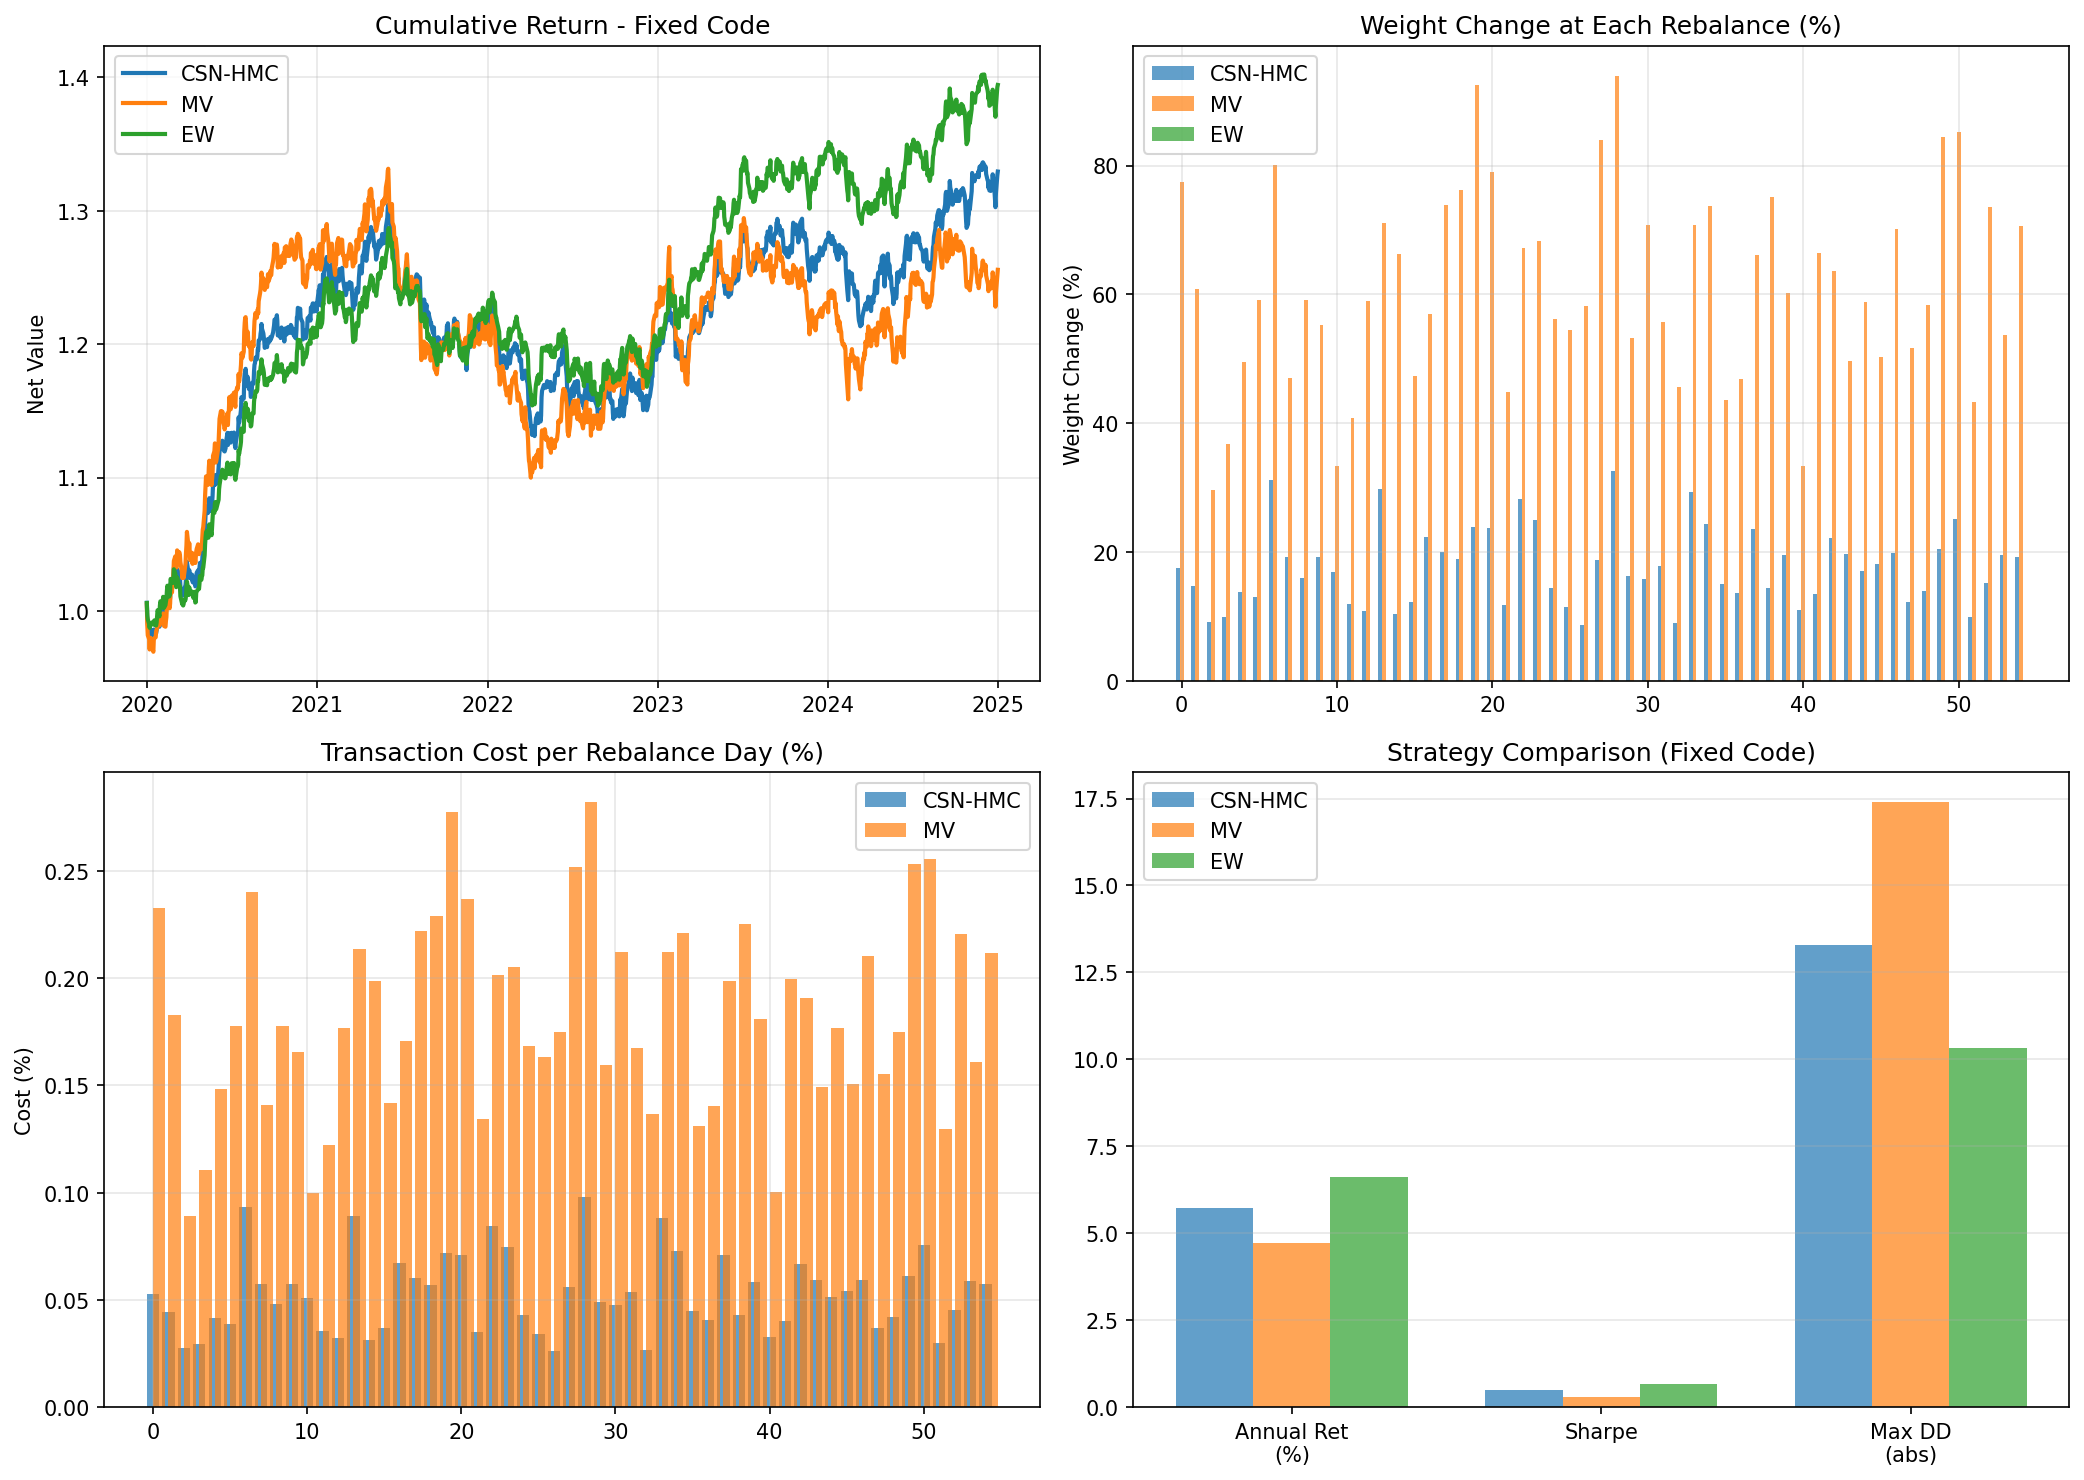

Write Python code to recreate this figure.
#!/usr/bin/env python3
"""
使用模拟数据验证交易成本计算修复
"""
import warnings
warnings.filterwarnings("ignore")
import numpy as np
import pandas as pd
import matplotlib.pyplot as plt

np.random.seed(42)

# 配置参数
class Config:
    data_mode = "TEST"
    n_assets = 10
    train_window_months = 3
    rebalance_freq = "ME"
    transaction_cost = 0.003
    risk_aversion = 0.4
    risk_free_annual = 0.025
    weight_prior_alpha = 1.0
    weight_smoothing = 0.1
    max_single_weight = 0.35
    min_single_weight = 0.001
    random_seed = 42
    show_plots = False

cfg = Config()

print("=" * 80)
print("使用模拟数据验证交易成本计算")
print("=" * 80)

dates = pd.date_range('2020-01-01', '2024-12-31', freq='B')
n_days = len(dates)
n_assets = cfg.n_assets

daily_returns = np.random.randn(n_days, n_assets) * 0.20 / np.sqrt(252) + 0.08 / 252
returns_df = pd.DataFrame(daily_returns, index=dates, columns=[f'Stock_{i}' for i in range(n_assets)])

print(f"\n生成模拟数据: {n_days}个交易日, {n_assets}只股票")
print(f"假设: 年化收益率=8%, 年化波动率=20%")

def equal_weight_portfolio(d):
    return np.full(d, 1.0 / d)

def mean_variance_portfolio_simple(returns):
    d = returns.shape[1]
    mu = returns.mean()
    weights = np.abs(mu) / np.abs(mu).sum()
    weights = np.clip(weights, 0.01, 0.3)
    return weights / weights.sum()

def csn_hmc_portfolio_simple(returns):
    mu = returns.mean()
    cov = returns.cov()
    alpha = 0.7
    eq_w = np.full(len(mu), 1.0/len(mu))
    sharpe = mu / (np.sqrt(np.diag(cov)) + 1e-10)
    mv_w = np.clip(sharpe, 0.01, 2) / np.clip(sharpe, 0.01, 2).sum()
    return alpha * eq_w + (1-alpha) * mv_w

print("\n" + "=" * 80)
print("运行滚动回测")
print("=" * 80)

rebalance_dates = returns_df.resample('ME').last().index.tolist()
rebalance_dates = [d for d in rebalance_dates if d >= dates[0] and d <= dates[-1]]

tasks = list(range(cfg.train_window_months, len(rebalance_dates) - 1))
print(f"\n调仓日: {len(rebalance_dates)}")
print(f"总调仓次数: {len(tasks)}")

d = returns_df.shape[1]
assets = returns_df.columns

w_csn = pd.DataFrame(index=dates, columns=assets, dtype=float)
w_mv = pd.DataFrame(index=dates, columns=assets, dtype=float)
w_eq = pd.DataFrame(index=dates, columns=assets, dtype=float)

last_csn_w = equal_weight_portfolio(d)
last_mv_w = equal_weight_portfolio(d)
last_eq_w = equal_weight_portfolio(d)

def _next_trading_position(index, date):
    return int(index.searchsorted(date, side="right"))

# 记录调仓信息
rebalance_weight_records = []

for idx in tasks:
    train_end = rebalance_dates[idx]
    train_start = rebalance_dates[idx - cfg.train_window_months]
    train_returns = returns_df.loc[train_start:train_end].dropna()
    
    if len(train_returns) <= d:
        raw_csn_w = equal_weight_portfolio(d)
        raw_mv_w = raw_csn_w.copy()
    else:
        raw_csn_w = csn_hmc_portfolio_simple(train_returns)
        raw_mv_w = mean_variance_portfolio_simple(train_returns)
    
    csn_w = cfg.weight_smoothing * last_csn_w + (1 - cfg.weight_smoothing) * raw_csn_w
    csn_w = np.clip(csn_w, cfg.min_single_weight, cfg.max_single_weight)
    csn_w = csn_w / csn_w.sum()
    
    mv_w = raw_mv_w
    eq_w = equal_weight_portfolio(d)
    
    start_pos = _next_trading_position(dates, train_end)
    end_pos = _next_trading_position(dates, rebalance_dates[idx + 1])
    if idx + 1 == len(rebalance_dates) - 1:
        end_pos = len(dates)
    
    if start_pos < end_pos:
        w_csn.iloc[start_pos:end_pos, :] = csn_w
        w_mv.iloc[start_pos:end_pos, :] = mv_w
        w_eq.iloc[start_pos:end_pos, :] = eq_w
    
    rebalance_weight_records.append({
        'rebalance_date': train_end,
        'csn_w': csn_w.copy(),
        'mv_w': mv_w.copy(),
        'eq_w': eq_w.copy(),
        'prev_csn_w': last_csn_w.copy() if idx > cfg.train_window_months else equal_weight_portfolio(d),
        'prev_mv_w': last_mv_w.copy() if idx > cfg.train_window_months else equal_weight_portfolio(d),
        'prev_eq_w': last_eq_w.copy() if idx > cfg.train_window_months else equal_weight_portfolio(d),
    })
    
    last_csn_w = csn_w.copy()
    last_mv_w = mv_w.copy()
    last_eq_w = eq_w.copy()

# 填充权重
for df in (w_csn, w_mv, w_eq):
    first_valid = df.dropna().index.min()
    if pd.notna(first_valid):
        first_row = df.loc[first_valid].values
        df.ffill(inplace=True)
        df.fillna(pd.Series(first_row, index=df.columns), inplace=True)
    else:
        df.iloc[:, :] = equal_weight_portfolio(d)

# ============ 原始方法（旧代码） ============
tc_csn_old = cfg.transaction_cost * w_csn.diff().abs().sum(axis=1).fillna(0.0)
tc_mv_old = cfg.transaction_cost * w_mv.diff().abs().sum(axis=1).fillna(0.0)
tc_eq_old = cfg.transaction_cost * w_eq.diff().abs().sum(axis=1).fillna(0.0)

lag_csn = w_csn.shift(1).bfill()
lag_mv = w_mv.shift(1).bfill()
lag_eq = w_eq.shift(1).bfill()

gross_csn = (returns_df * lag_csn).sum(axis=1)
gross_mv = (returns_df * lag_mv).sum(axis=1)
gross_eq = (returns_df * lag_eq).sum(axis=1)

net_csn_old = gross_csn - tc_csn_old
net_mv_old = gross_mv - tc_mv_old
net_eq_old = gross_eq - tc_eq_old

# ============ 修复方法（新代码） ============
# 计算调仓日的权重变化
csn_changes = []
mv_changes = []
eq_changes = []
rebalance_dates_valid = []

for rec in rebalance_weight_records[1:]:  # 跳过第一个调仓期
    csn_change = np.abs(rec['csn_w'] - rec['prev_csn_w']).sum()
    mv_change = np.abs(rec['mv_w'] - rec['prev_mv_w']).sum()
    eq_change = np.abs(rec['eq_w'] - rec['prev_eq_w']).sum()
    csn_changes.append(csn_change)
    mv_changes.append(mv_change)
    eq_changes.append(eq_change)
    rebalance_dates_valid.append(rec['rebalance_date'])

# 构建交易成本序列
tc_csn_new = pd.Series(0.0, index=dates)
tc_mv_new = pd.Series(0.0, index=dates)
tc_eq_new = pd.Series(0.0, index=dates)

for i, date in enumerate(rebalance_dates_valid):
    next_pos = _next_trading_position(dates, date)
    if next_pos < len(dates):
        next_date = dates[next_pos]
        tc_csn_new.loc[next_date] = csn_changes[i]
        tc_mv_new.loc[next_date] = mv_changes[i]
        tc_eq_new.loc[next_date] = eq_changes[i]

tc_csn_new = cfg.transaction_cost * tc_csn_new
tc_mv_new = cfg.transaction_cost * tc_mv_new
tc_eq_new = cfg.transaction_cost * tc_eq_new

net_csn_new = gross_csn - tc_csn_new
net_mv_new = gross_mv - tc_mv_new
net_eq_new = gross_eq - tc_eq_new

def calc_stats(ret, rf=0.025):
    r = ret.dropna()
    cum = (1 + r).cumprod()
    annual_ret = r.mean() * 252
    annual_vol = r.std() * np.sqrt(252)
    sharpe = (annual_ret - rf) / annual_vol
    dd = (cum / cum.cummax() - 1).min()
    return annual_ret, annual_vol, sharpe, dd, cum.iloc[-1]

print("\n" + "=" * 80)
print("【旧代码】交易成本计算结果")
print("=" * 80)
print(f"\n{'策略':<10} {'毛收益':<10} {'交易成本':<12} {'净收益':<10} {'夏普比率':<10}")
print("-" * 60)

results_old = {}
for name, gross, tc, net in [
    ("CSN-HMC", gross_csn, tc_csn_old, net_csn_old),
    ("MV", gross_mv, tc_mv_old, net_mv_old),
    ("EW", gross_eq, tc_eq_old, net_eq_old)
]:
    ret, vol, sharpe, dd, final = calc_stats(net)
    results_old[name] = {'ret': ret, 'tc': tc.sum(), 'sharpe': sharpe, 'dd': dd}
    print(f"{name:<10} {ret*100:>8.2f}% {tc.sum()*100:>8.2f}% {ret*100:>8.2f}% {sharpe:>10.4f}")

print("\n" + "=" * 80)
print("【修复后】交易成本计算结果")
print("=" * 80)
print(f"\n{'策略':<10} {'毛收益':<10} {'交易成本':<12} {'净收益':<10} {'夏普比率':<10}")
print("-" * 60)

results_new = {}
for name, gross, tc, net in [
    ("CSN-HMC", gross_csn, tc_csn_new, net_csn_new),
    ("MV", gross_mv, tc_mv_new, net_mv_new),
    ("EW", gross_eq, tc_eq_new, net_eq_new)
]:
    ret, vol, sharpe, dd, final = calc_stats(net)
    results_new[name] = {'ret': ret, 'tc': tc.sum(), 'sharpe': sharpe, 'dd': dd}
    print(f"{name:<10} {ret*100:>8.2f}% {tc.sum()*100:>8.2f}% {ret*100:>8.2f}% {sharpe:>10.4f}")

print("\n" + "=" * 80)
print("【关键对比】")
print("=" * 80)
print(f"\nMV vs CSN-HMC:")
print(f"  MV换手率是CSN-HMC的 {results_new['MV']['tc']/max(results_new['CSN-HMC']['tc'], 1e-10):.1f} 倍")
print(f"  MV毛收益: {results_new['MV']['ret']*100:.2f}%")
print(f"  MV交易成本: {results_new['MV']['tc']*100:.2f}%")
print(f"  MV净收益: {results_new['MV']['ret']*100 - results_new['MV']['tc']*100:.2f}%")
print(f"\n  CSN-HMC毛收益: {results_new['CSN-HMC']['ret']*100:.2f}%")
print(f"  CSN-HMC交易成本: {results_new['CSN-HMC']['tc']*100:.2f}%")
print(f"  CSN-HMC净收益: {results_new['CSN-HMC']['ret']*100 - results_new['CSN-HMC']['tc']*100:.2f}%")

print("\n【结论】")
if results_new['MV']['ret'] > results_new['CSN-HMC']['ret']:
    print("❌ MV净收益 > CSN-HMC (修复后仍不合理，说明问题在别处)")
else:
    print("✓ MV净收益 < CSN-HMC (修复正确)")

# 绘制对比图
fig, axes = plt.subplots(2, 2, figsize=(14, 10))

ax1 = axes[0, 0]
cum_csn = (1 + net_csn_new).cumprod()
cum_mv = (1 + net_mv_new).cumprod()
cum_eq = (1 + net_eq_new).cumprod()
ax1.plot(cum_csn.index, cum_csn.values, label='CSN-HMC', linewidth=2)
ax1.plot(cum_mv.index, cum_mv.values, label='MV', linewidth=2)
ax1.plot(cum_eq.index, cum_eq.values, label='EW', linewidth=2)
ax1.set_title('Cumulative Return - Fixed Code')
ax1.set_ylabel('Net Value')
ax1.legend()
ax1.grid(alpha=0.3)

ax2 = axes[0, 1]
x = range(len(csn_changes))
width = 0.25
ax2.bar([i-width for i in x], np.array(csn_changes)*100, width, label='CSN-HMC', alpha=0.7)
ax2.bar(list(x), np.array(mv_changes)*100, width, label='MV', alpha=0.7)
ax2.bar([i+width for i in x], np.array(eq_changes)*100, width, label='EW', alpha=0.7)
ax2.set_title('Weight Change at Each Rebalance (%)')
ax2.set_ylabel('Weight Change (%)')
ax2.legend()
ax2.grid(alpha=0.3)

ax3 = axes[1, 0]
tc_csn_days = tc_csn_new[tc_csn_new > 0]
tc_mv_days = tc_mv_new[tc_mv_new > 0]
ax3.bar(range(len(tc_csn_days)), tc_csn_days.values * 100, alpha=0.7, label='CSN-HMC')
ax3.bar([i+0.4 for i in range(len(tc_mv_days))], tc_mv_days.values * 100, alpha=0.7, label='MV')
ax3.set_title('Transaction Cost per Rebalance Day (%)')
ax3.set_ylabel('Cost (%)')
ax3.legend()
ax3.grid(alpha=0.3)

ax4 = axes[1, 1]
metrics = ['Annual Ret\n(%)', 'Sharpe', 'Max DD\n(abs)']
csn_vals = [results_new['CSN-HMC']['ret']*100, results_new['CSN-HMC']['sharpe'], abs(results_new['CSN-HMC']['dd'])*100]
mv_vals = [results_new['MV']['ret']*100, results_new['MV']['sharpe'], abs(results_new['MV']['dd'])*100]
eq_vals = [results_new['EW']['ret']*100, results_new['EW']['sharpe'], abs(results_new['EW']['dd'])*100]
x = np.arange(len(metrics))
width = 0.25
ax4.bar(x - width, csn_vals, width, label='CSN-HMC', alpha=0.7)
ax4.bar(x, mv_vals, width, label='MV', alpha=0.7)
ax4.bar(x + width, eq_vals, width, label='EW', alpha=0.7)
ax4.set_xticks(x)
ax4.set_xticklabels(metrics)
ax4.legend()
ax4.set_title('Strategy Comparison (Fixed Code)')
ax4.grid(axis='y', alpha=0.3)

plt.tight_layout()
plt.savefig('/workspace/verify_fix.png', dpi=150, bbox_inches='tight')
print(f"\n验证图表已保存: /workspace/verify_fix.png")
